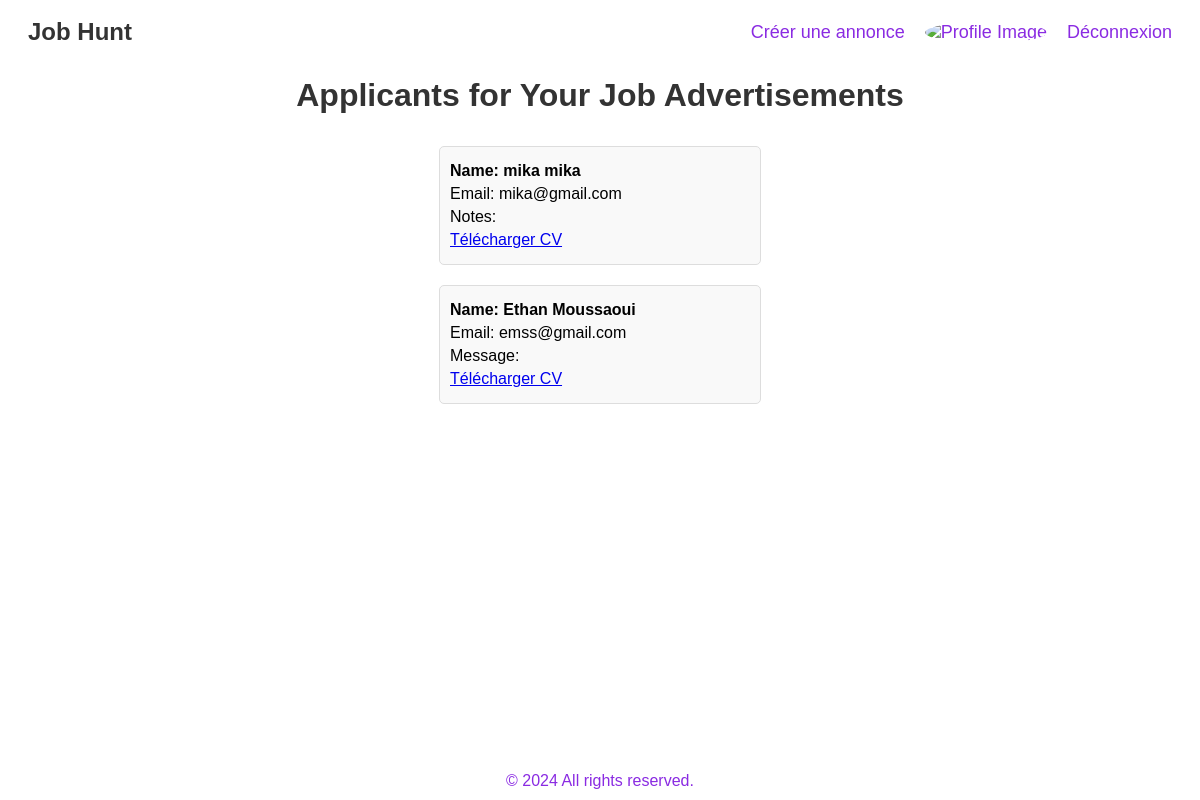
Page /job-board/backend/advertiser/view/view_applicants.php?ad_id=19 (signed in) on the committed database.
### tables this page shows
CREATE TABLE `job_applications` (
  `application_id` int(11) NOT NULL,
  `ad_id` int(11) DEFAULT NULL,
  `user_id` int(11) DEFAULT NULL,
  `non_logged_in_applicant_id` int(11) DEFAULT NULL,
  `application_date` datetime DEFAULT NULL,
  `notes` text DEFAULT NULL
);

CREATE TABLE `user` (
  `user_id` int(11) NOT NULL,
  `first_name` varchar(255) DEFAULT NULL,
  `last_name` varchar(255) DEFAULT NULL,
  `email` varchar(255) DEFAULT NULL,
  `role` enum('applicant','advertiser','administrator') DEFAULT NULL,
  `profile_img` varchar(255) DEFAULT NULL,
  `password` varchar(255) NOT NULL,
  `CV` longblob DEFAULT NULL
);

CREATE TABLE `non_logged_in_applicants` (
  `applicant_id` int(11) NOT NULL,
  `first_name` varchar(255) DEFAULT NULL,
  `last_name` varchar(255) DEFAULT NULL,
  `email` varchar(255) DEFAULT NULL,
  `application_date` datetime DEFAULT NULL,
  `ad_id` int(11) DEFAULT NULL,
  `CV` longblob DEFAULT NULL,
  `message` text NOT NULL
);

### job-board/backend/advertiser/view/view_applicants.php (the view, shortened to what this page needs)
<?php
include '../../db/db.php';
$advertiser_id = $_SESSION['user_id'];
$ad_id = $_GET['ad_id'];
$sql = "SELECT u.first_name, u.last_name, u.email, ja.notes, u.CV
        FROM job_applications ja
        JOIN advertisements a ON ja.ad_id = a.ad_id
        JOIN companies c ON a.company_id = c.company_id
        JOIN user u ON ja.user_id = u.user_id
        WHERE c.user_id = '$advertiser_id' AND a.ad_id = '$ad_id';";
$result = $conn->query($sql);
?>
<!DOCTYPE html>
<html>
<head>
    <link rel="stylesheet" href="view.css">
</head>
<body>
<?php include '../../../frontend/default/header.php' ?>
<h1>Applicants for Your Job Advertisements</h1>
<div class='applicant-container'>
    <?php
        if ($result->num_rows > 0) {
            while($row = $result->fetch_assoc()) {
                echo "<div class='applicant'>";
                echo "<p>Name: " . $row["first_name"]. " " . $row["last_name"]. "</p>";
                echo "<p>Email: " . $row["email"]. "</p>";
                echo "<p>Notes: " . $row['notes']. "</p>";
                echo "<p><a href='../uploads/" . $row['CV'] . "' download>Télécharger CV</a></p>";
                echo "</div>";
            }
        } else {
            echo "No logged in applicant found.";
        }
        $nonLoggedInApplicantsSql = "SELECT * FROM non_logged_in_applicants WHERE ad_id = '$ad_id'";
        $nonLoggedInApplicantsResult = $conn->query($nonLoggedInApplicantsSql);
        if ($nonLoggedInApplicantsResult->num_rows > 0) {
            while ($row = $nonLoggedInApplicantsResult->fetch_assoc()) {
                echo "<div class='applicant'>";
                echo "<p>Name: " . $row["first_name"] . " " . $row["last_name"] . "</p>";
                echo "<p>Email: " . $row["email"] . "</p>";
                echo "<p>Message: " . $row['message'] . "</p>";
                echo "<p><a href='../uploads/" . $row['CV'] . "' download>Télécharger CV</a></p>";
                echo "</div>";
            }
        } else {
            echo "No non-logged-in applicants found.";
        }
    ?>
</div>
    <?php include '../../../../first-commit/frontend/default/footer.php' ?>
</body>
</html>

### job-board/backend/advertiser/view/view.css (style rules this page uses)
body { font-family: Arial, sans-serif; display: flex; flex-direction: column; align-items: center; }
h1 { color: #333; }
.applicant-container { display: flex; flex-direction: column; align-items: center; }
.applicant { border: 1px solid #ddd; border-radius: 5px; padding: 10px; margin: 10px; width: 300px; background-color: #f9f9f9; }
.applicant p { margin: 5px 0; }
.applicant p:first-child { font-weight: bold; }

### rows in the picture
job_applications: user.first_name "mika", user.last_name "mika", user.email "mika@gmail.com"
non_logged_in_applicants: first_name "Ethan", last_name "Moussaoui", email "emss@gmail.com"

### other values in the picture
$buttonText "Déconnexion"
